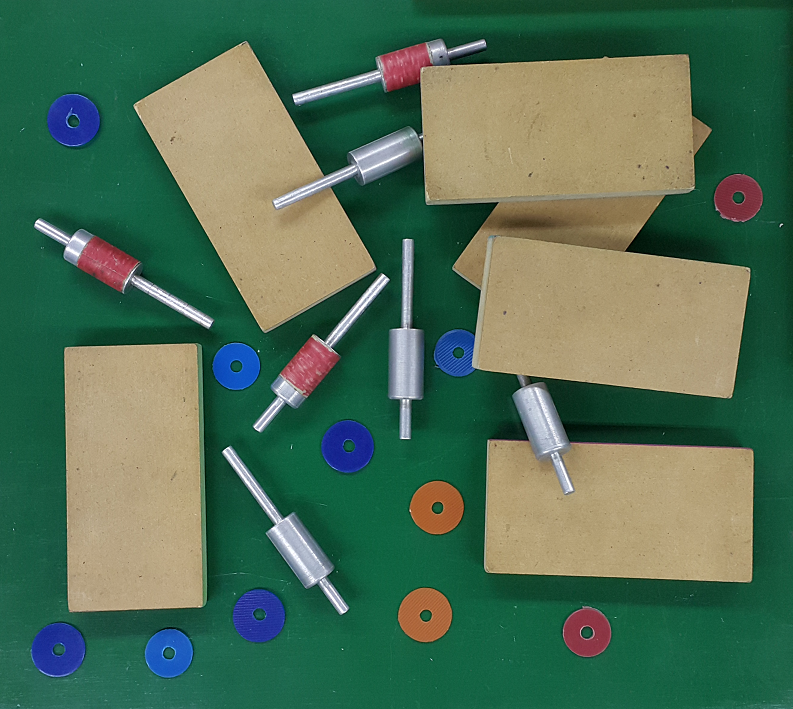
#> input picture 2doBim/Vision_I/TP05/Piezas.png, 793 x 709 px
$ jupyter execute Problema01_K-Means.ipynb   (shell and % lines are left out)
#> lines starting #> are read from the running program, lines starting #| are printed output that depends on the picture; after the words box and inside, x2 and y2 are one past the last pixel; in counts of white or black regions, pixels touching at a corner belong together
[cell 1]
#%matplotlib

import numpy as np
import cv2 as cv
import matplotlib.pyplot as plt

# para graficar distribución de características
from mpl_toolkits.mplot3d import Axes3D
from matplotlib import cm
from matplotlib import colors

#### Cargo y muestro la imagen de mi elección

[cell 2]
img = cv.imread('Piezas.png')
#> img is the input picture: shape (709, 793, 3); mean B, G, R 85.3, 110.7, 79.5
#img = cv.imread('pastilla.jpg')

cv.namedWindow('Imagen original', cv.WINDOW_NORMAL)
cv.resizeWindow('Imagen original', 450, 450)
cv.imshow('Imagen original',img)
cv.waitKey(0)
cv.destroyAllWindows()
print('Imagen BGR',img.shape)
#| Imagen BGR (709, 793, 3)

#### 1) Construyo espacio de color (CIELab)

[cell 3]
imgLab = cv.cvtColor(img, cv.COLOR_BGR2Lab)
#> imgLab: shape (709, 793, 3); mean of channels 0, 1, 2 112.8, 113.9, 140
# Tengo duda con la visualizacion
cv.namedWindow('Imagen CIELab', cv.WINDOW_NORMAL)
cv.resizeWindow('Imagen CIELab', 1000, 450)
cv.imshow('Imagen CIELab',imgLab)
cv.waitKey(0)
cv.destroyAllWindows()
print('Imagen CIELab',imgLab.shape)
#| Imagen CIELab (709, 793, 3)
#imgLab

#### 2) Construyo espacio de color y posición (Gray, x, y)

[cell 4]
imgGray = cv.cvtColor(img, cv.COLOR_BGR2GRAY)
cv.namedWindow('Imagen Gray', cv.WINDOW_NORMAL)
cv.resizeWindow('Imagen Gray', 500, 500)
cv.imshow('Imagen Gray',imgGray)
cv.waitKey(0)
cv.destroyAllWindows()
print('Imagen Gray',imgGray.shape)
#| Imagen Gray (709, 793)

x = np.repeat(np.arange(1,imgGray.shape[1]+1,1).reshape(1,imgGray.shape[1]), imgGray.shape[0], axis = 0)
y = np.repeat(np.arange(1,imgGray.shape[0]+1,1).reshape(imgGray.shape[0],1), imgGray.shape[1], axis = 1)

imgGray_xy = np.stack((imgGray/255, x/x.max(), y/y.max()), axis = 2)
#imgGray_xy = np.stack((imgGray, x, y), axis = 2)
print('Imagen Gray y X-Y',imgGray_xy.shape)
#| Imagen Gray y X-Y (709, 793, 3)
imgGray_xy

#### 3)i) Grafico la distribución de características para CIELab

[cell 5]
L, a, b = cv.split(imgLab)
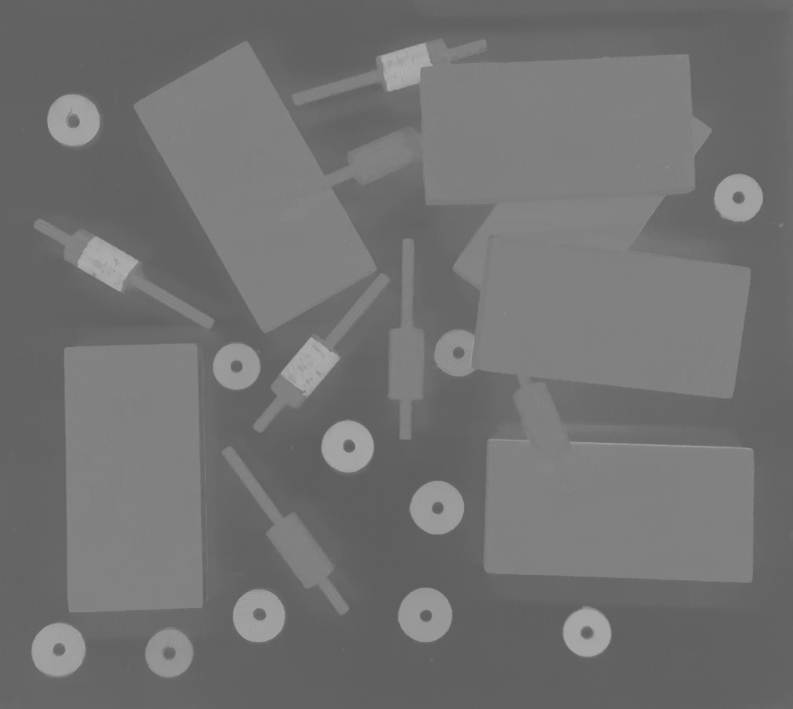
#> a: shape (709, 793); min 93, max 177, mean 113.9
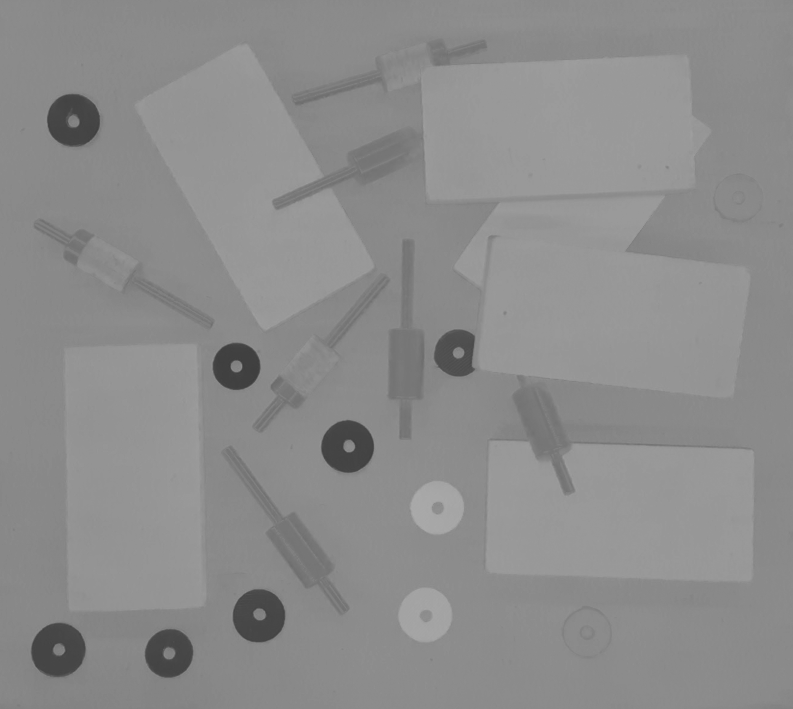
#> b: shape (709, 793); min 60, max 171, mean 140
fig = plt.figure()
axis = fig.add_subplot(1, 1, 1, projection="3d")

pixel_colors = imgLab.reshape((np.shape(imgLab)[0]*np.shape(imgLab)[1], 3))
norm = colors.Normalize(vmin=-1.,vmax=1.)
norm.autoscale(pixel_colors)
pixel_colors = norm(pixel_colors).tolist()
#> pixel_colors = 562237 items

axis.scatter(L.flatten(), a.flatten(), b.flatten(), facecolors=pixel_colors, marker=".")
axis.set_xlabel("Canal 1", fontsize = 10)
axis.set_ylabel("Canal 2", fontsize = 10)
axis.set_zlabel("Canal 3", fontsize = 10)
axis.set_title("Distribución de características para CIELab", fontsize = 12)
plt.show()

#### 3)ii) Grafico la distribución de características para GRAY

[cell 6]
G, x, y = cv.split(imgGray_xy)
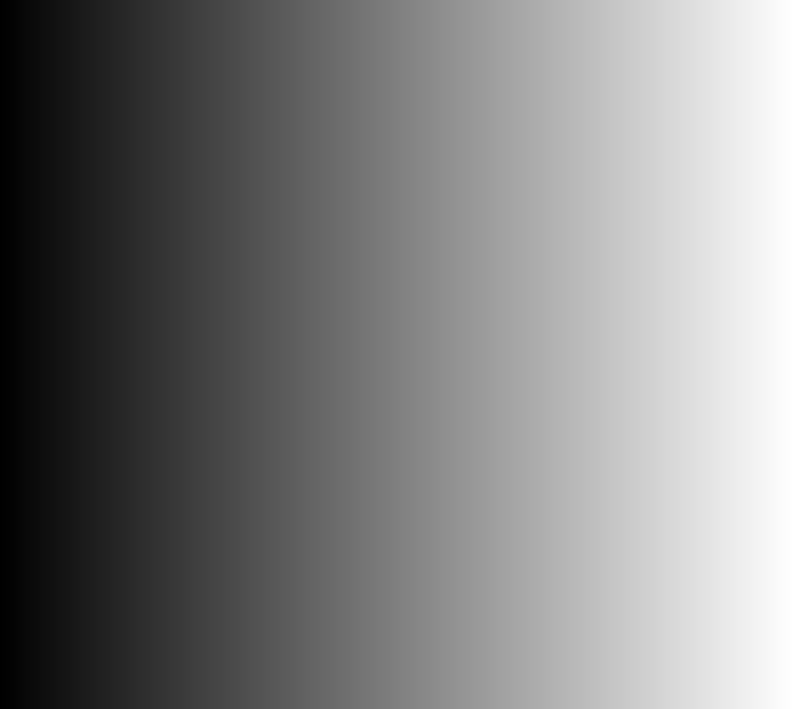
#> x: shape (709, 793) float64; min 0.00126, max 1, mean 0.501
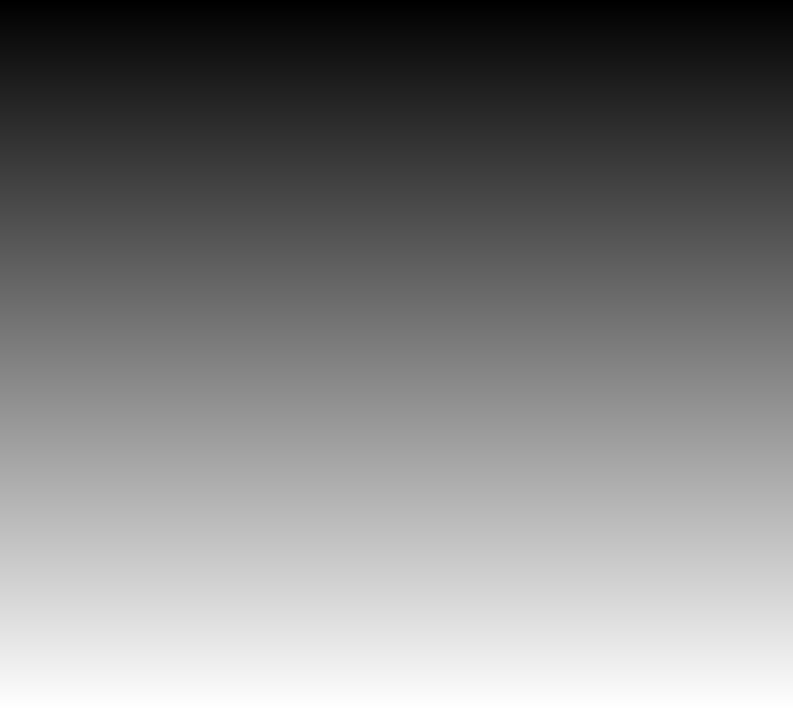
#> y: shape (709, 793) float64; min 0.00141, max 1, mean 0.501
fig = plt.figure()
axis = fig.add_subplot(1, 1, 1, projection="3d")

# [4 lines of commented-out code are left out]


axis.scatter(x.flatten(), y.flatten(), G.flatten(), marker=".")# facecolors=pixel_colors, marker=".")

#axis.scatter(x.flatten(), y.flatten(), G.flatten(), cmap=plt.cm.gray, marker=".")#cmap=plt.get_cmap('gray'),vmin=0,vmax=255, marker=".")
axis.set_xlabel("Canal 1", fontsize = 10)
axis.set_ylabel("Canal 2", fontsize = 10)
axis.set_zlabel("Canal 3", fontsize = 10)
axis.set_title("Distribución GRAY", fontsize = 12)
plt.show()
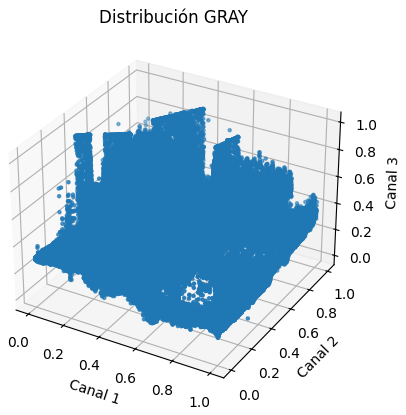
#> figure drawn by matplotlib, 1 panel

#### 4)i) Imagen posterizada y máscaras para CIELab

[cell 7]
# Cambiamos el tamaño a un array de Mx3 (con M el número de píxels). Es decir, un vector de M componentes por canal (R,G,B)
features = imgLab.reshape((-1,3))
print('Dimensión de la matriz de características (espacio CIELab): {}'.format(features.shape))
#| Dimensión de la matriz de características (espacio CIELab): (562237, 3)
features = np.float32(features)

[cell 8]
# Criterio de detención (Epsilon e iteraciones máximas) y número de clústers (K)
criteria = (cv.TERM_CRITERIA_MAX_ITER + cv.TERM_CRITERIA_EPS, 10, 1.0)
K = 3

compact, label, color_clusters = cv.kmeans(features, K, None, criteria, 10, cv.KMEANS_RANDOM_CENTERS)
#> compact = 227831561.1; color_clusters = [[168, 129.1, 148.2], [80.47, 101.6, 137.6], [85.11, 156.8, 96.12]]

color_clusters = np.uint8(color_clusters)
#> color_clusters = [[167, 129, 148], [80, 101, 137], [85, 156, 96]]
print(f'Centroides: \n {color_clusters} \n')
#| Centroides:
#|  [[167 129 148]
#|  [ 80 101 137]
#|  [ 85 156  96]]

compact = np.uint8(compact)
#> compact = 9
print('Compactación: \n {} \n'.format(compact))
#| Compactación:
#|  9
label[:4]
#> Out = [1, 1, 1, 1]

[cell 9]
img_out = color_clusters[label.flatten()]
img_out = img_out.reshape((imgLab.shape))
#> img_out: shape (709, 793, 3); mean of channels 0, 1, 2 112.1, 113.3, 139.5

cv.imshow('Imagen posterizada',img_out)
cv.waitKey(0)
cv.destroyAllWindows()

[cell 10]
mask_list = list()
for cluster in color_clusters:
    mask = np.zeros(img_out.shape[:2],'uint8')
    mask[np.where((img_out == cluster).all(axis=2))] = 255
    mask_list.append(mask)
#> this loop made 3 passes
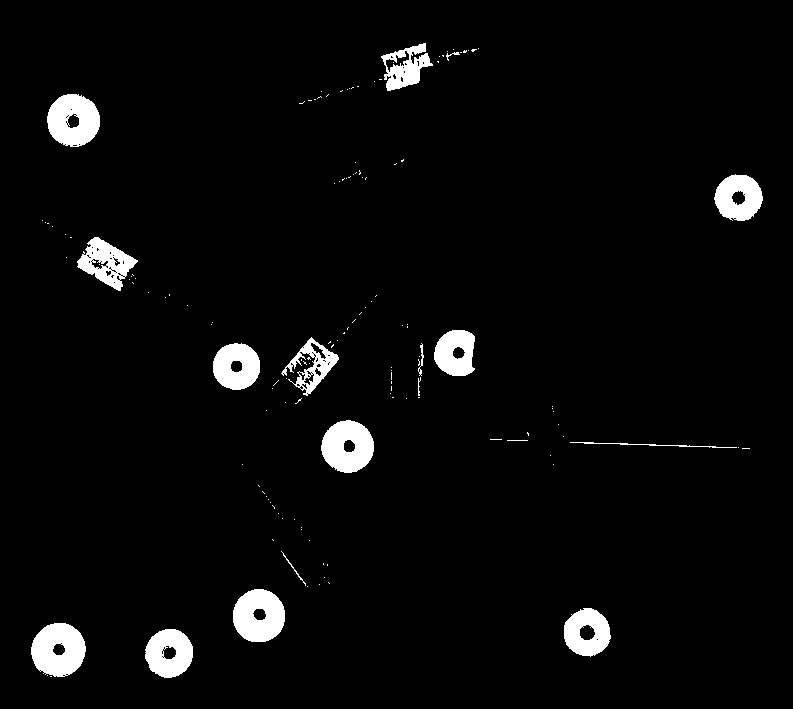
#> mask: shape (709, 793); 3.7% white; 141 white regions (123 under 20 px), largest, box (x1, y1, x2, y2) and area: (31, 623, 86, 677) 2204, (233, 589, 285, 642) 2093, (47, 94, 100, 147) 2070
#> after the loop, mask_list = 3 items

for i, mask in enumerate(mask_list):
    img_segmented = cv.bitwise_and(imgLab, imgLab, mask = mask)
    cv.imshow(f'mascara {i}', mask)
    cv.waitKey(0)
    cv.destroyAllWindows()
#> this loop made 3 passes
#> pass 2, `cv.imshow(f'mascara {i}', mask)`:
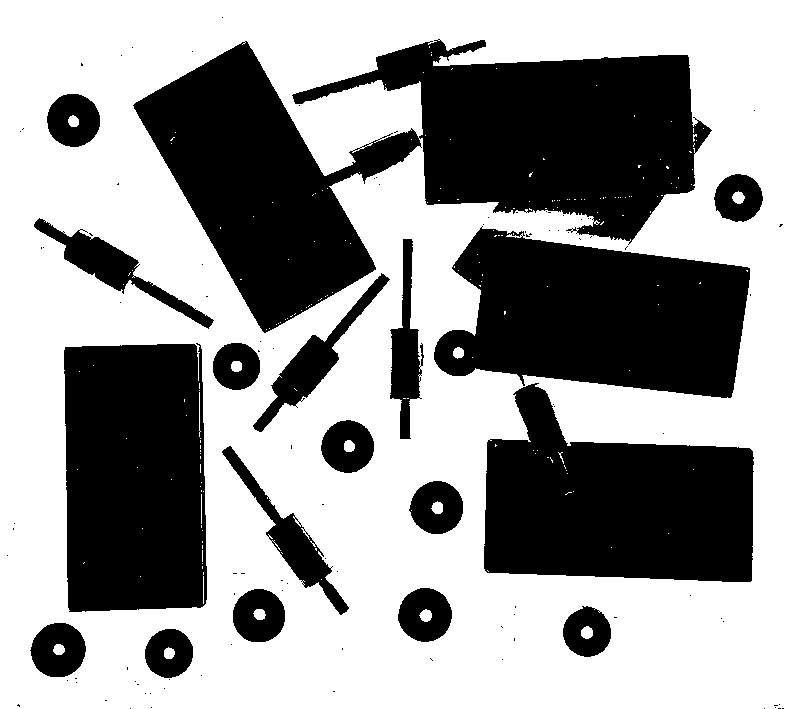
#> window 'mascara 1': shape (709, 793); 59.5% white; 111 black regions (93 under 20 px), largest, box (x1, y1, x2, y2) and area: (133, 39, 712, 333) 81263, (434, 226, 750, 398) 38197, (484, 383, 754, 582) 37580

#### 4)ii) Imagen posterizada y máscaras para Gray y X-Y

[cell 11]
# Cambiamos el tamaño a un array de Mx3 (con M el número de píxels). Es decir, un vector de M componentes por canal (R,G,B)
features = imgGray_xy.reshape((-1,3))
print('Dimensión de la matriz de características (espacio Gray XY): {}'.format(features.shape))
#| Dimensión de la matriz de características (espacio Gray XY): (562237, 3)
features = np.float32(features)
#features

[cell 12]
# Criterio de detención (Epsilon e iteraciones máximas) y número de clústers (K)
criteria = (cv.TERM_CRITERIA_MAX_ITER + cv.TERM_CRITERIA_EPS, 10, 1.0)
#> criteria = (3, 10, 1)
K = 3

compact, label, color_clusters = cv.kmeans(features, K, None, criteria, 10, cv.KMEANS_RANDOM_CENTERS)
#> compact = 67183.1; color_clusters = [[0.419, 0.33, 0.667], [0.394, 0.766, 0.421], [0.251, 0.204, 0.201]]

normaliz = np.array([255, x.max(), y.max()])
#> normaliz = [255, 1, 1]
color_clusters = np.uint(color_clusters*normaliz)
#> color_clusters = [[106, 0, 0], [100, 0, 0], [64, 0, 0]]
print(f'Centroides: \n {color_clusters} \n')
#| Centroides:
#|  [[106   0   0]
#|  [100   0   0]
#|  [ 64   0   0]]

compact = np.uint8(compact)
#> compact = 111
print('Compactación: \n {} \n'.format(compact))
#| Compactación:
#|  111
label[:4]
#> Out = [2, 2, 2, 2]

[cell 13]
img_out = color_clusters[label.flatten()]

print(img_out.shape)
#| (562237, 3)
img_out = img_out.reshape((imgGray_xy.shape))
#> img_out: shape (709, 793, 3) uint64; mean of channels 0, 1, 2 98, 0, 0
print(img_out.shape)
#| (709, 793, 3)

cv.imshow('Imagen posterizada',img_out[:,:,0])
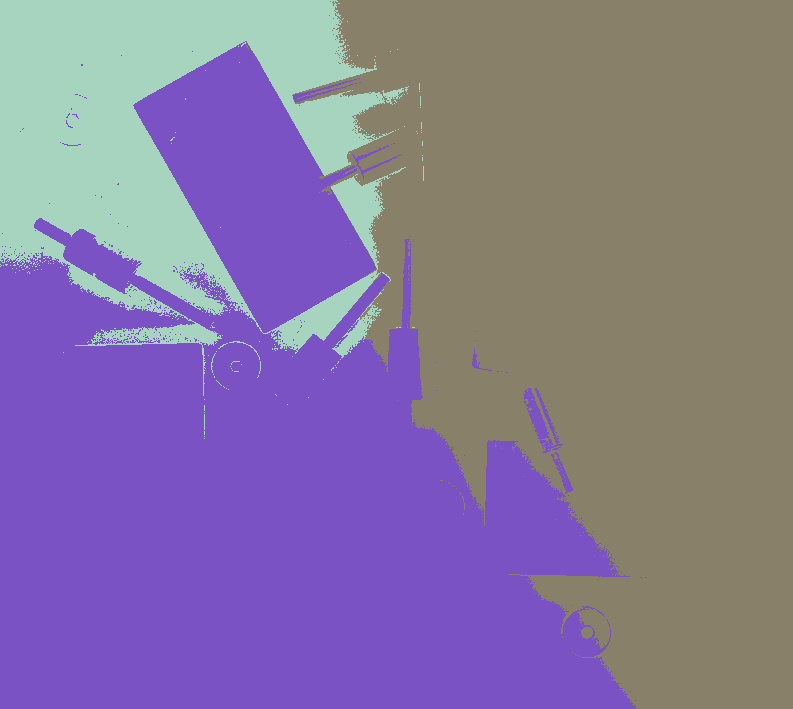
#> window 'Imagen posterizada': shape (709, 793) uint64; 3 distinct labels, from 64 to 106; one colour per label, 0 black
cv.waitKey(0)
cv.destroyAllWindows()
